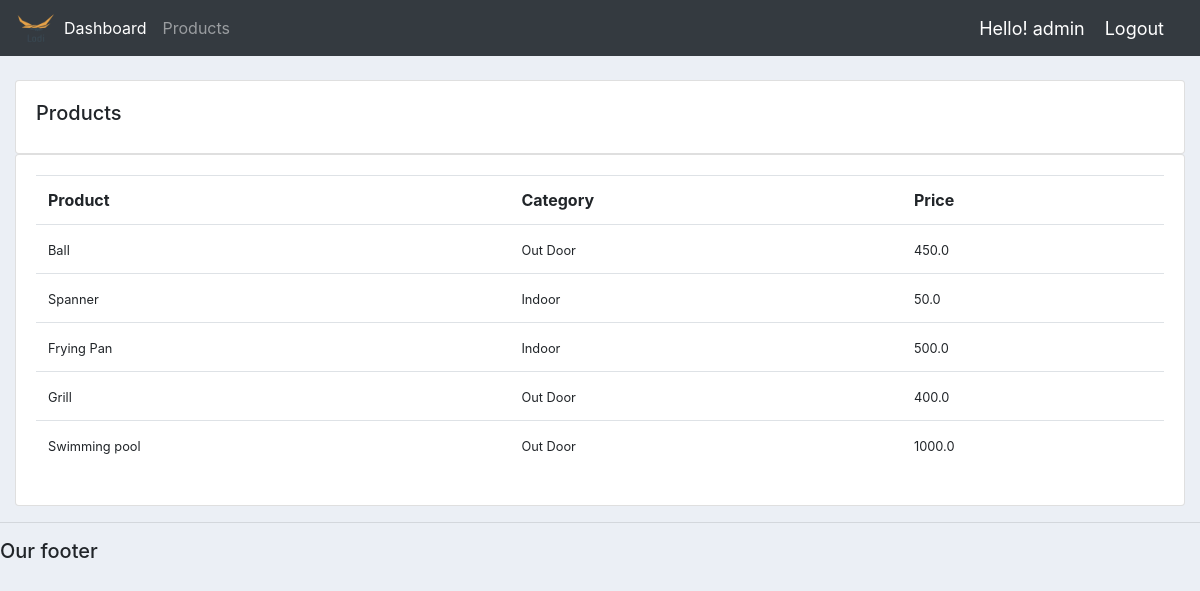
/product/ (signed in), run on the app's committed database.
### account/models.py (models this page shows, shortened)
class Product(models.Model):
	CATEGORY = (
			('Indoor', 'Indoor'),
			('Out Door', 'Out Door'),
			)
	name = models.CharField(max_length=200, null=True)
	price = models.FloatField(null=True)
	category = models.CharField(max_length=200, null=True, choices=CATEGORY)
	description = models.CharField(max_length=200, null=True, blank=True)
	date_created = models.DateTimeField(auto_now_add=True, null=True)
	tags = models.ManyToManyField(Tag)

### account/decorators.py (the view)
        def wrapper_func(request,*args, **kwargs):
            group = None
            if request.user.groups.exists():
                group = request.user.groups.all()[0].name
            if group in allowed_roles:
                return view_func(request,*args, **kwargs)
            else:
                return HttpResponse('You are not authorised to access the page')

### account/views.py (called while the page is built)
@login_required(login_url='login')
@allowed_users(allowed_roles=['admin'])
def product(request):
    product = Product.objects.all()
    prodDict = {
        'product': product,
    }
    return render(request, 'accounts/product.html', prodDict)

### templates/accounts/product.html
{%  extends 'accounts/main.html' %}
{% block content %}
		<br>
		<div class="row">
			<div class="col-md">
				<div class="card card-body">
					<h5>Products</h5>
				</div>
				<div class="card card-body">
					<table class="table">
						<tr>
							<th>Product</th>
							<th>Category</th>
							<th>Price</th>
						</tr>
					{% for products in product %}
							<tr>
								<th><small>{{products.name}}</small></th>
								<th><small>{{products.category}}</small></th>
								<th><small>{{products.price}}</small></th>
							</tr>
					{% endfor%}
					</table>
				</div>
			</div>
		</div>
{% endblock content %}

### templates/accounts/navbar.html (shortened to what this page needs)
{% load static %}
<nav class="navbar navbar-expand-lg navbar-dark bg-dark">
  <img src="{% static '/images/logo.png' %}" height=40px weidth=80px >
  <div class="collapse navbar-collapse" id="navbarNav">
    <ul class="navbar-nav">
    {% if request.user.is_staff %}
      <li class="nav-item active">
        <a class="nav-link" href="{% url 'home' %}">Dashboard</a>
      </li>
      <li class="nav-item">
        <a class="nav-link" href="{% url 'product' %}">Products</a>
      </li>
    {% else %}
      <li class="nav-item">
        <a class="nav-link" href="{% url 'account_setting' %}">Setting</a>
      </li>
    {% endif %}
    </ul>
  </div>
  <span class = "hello-msg" >Hello! {{request.user}}</span>
  <span><a class = "hello-msg" href="{% url 'logout' %}">Logout</a></span>
</nav>

### static/account/css/main.css (style rules this page uses)
body { background-color: #ebeff5; }

### templates/accounts/navbar.html (style rules this page uses)
.hello-msg { font-size:18px; color:#ffff; margin-right:20px; }

### data on the page
Product: name "Ball", category "Out Door", price "450.0"
Product: name "Spanner", category "Indoor", price "50.0"
Product: name "Frying Pan", category "Indoor", price "500.0"
Product: name "Grill", category "Out Door", price "400.0"
Product: name "Swimming pool", category "Out Door", price "1000.0"

### other printed values
{{ request.user }} "admin"
